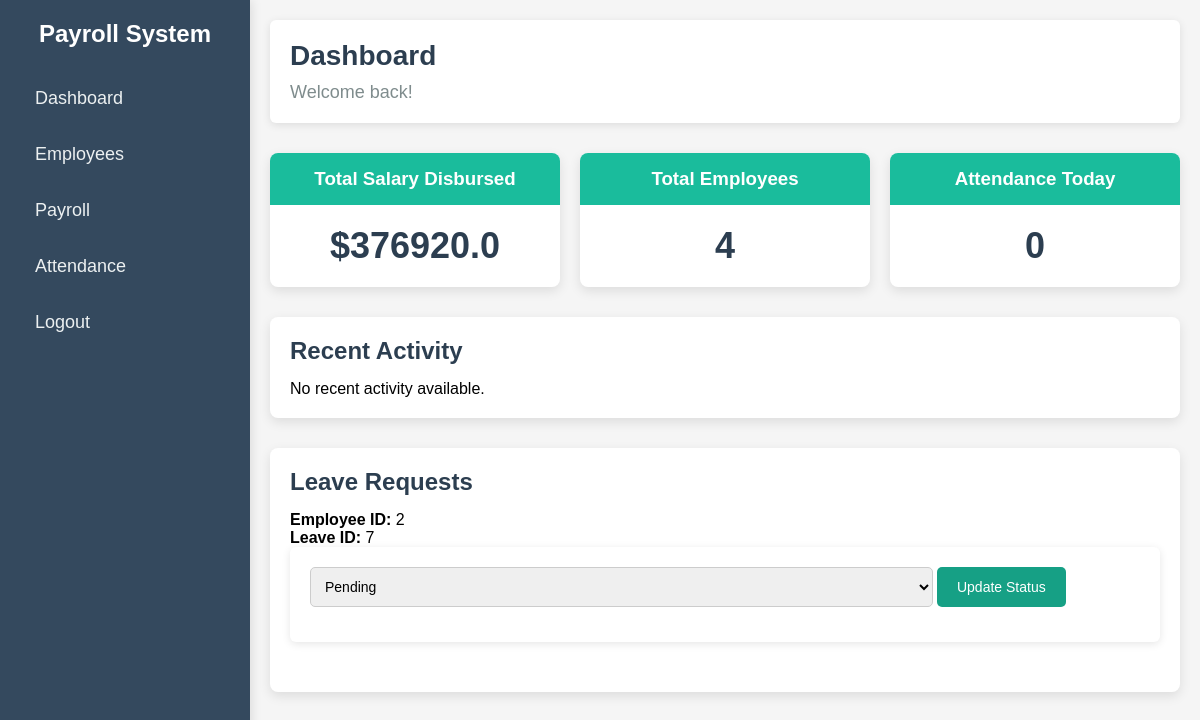
/dashboard, run on the app's committed database.
### tables this page shows
CREATE TABLE Leave (
    leave_id INTEGER PRIMARY KEY AUTOINCREMENT,
    employee_id INTEGER,
    leave_type TEXT,
    start_date DATE,
    end_date DATE,
    status TEXT DEFAULT 'Pending',
    FOREIGN KEY (employee_id) REFERENCES Employee(employee_id)
);

### app.py (the view)
@app.route('/dashboard', methods=['GET', 'POST'])
def dashboard():
    conn = get_db_connection()
    cursor=conn.cursor()
    query_conditions = []
    params = []
    cursor.execute("SELECT * FROM leave WHERE status = 'Pending' ORDER BY leave_id DESC")
    leave_requests = cursor.fetchall()
    where_clause = " AND ".join(query_conditions) if query_conditions else "1=1"
    total_salary_disbursed_query = f"""
    SELECT SUM(total_salary)
    FROM Payroll
    JOIN Employee ON Payroll.employee_id = Employee.employee_id
    WHERE {where_clause}
    """
    total_salary_disbursed = conn.execute(total_salary_disbursed_query, params).fetchone()[0]
    total_salary_disbursed = total_salary_disbursed if total_salary_disbursed else 0.0
    total_employees_query = f"SELECT COUNT(*) FROM Employee WHERE {where_clause}"
    total_employees = conn.execute(total_employees_query, params).fetchone()[0]
    attendance_today_query = f"""
    SELECT COUNT(*)
    FROM Attendance
    WHERE date = date('now')
    """
    attendance_today = conn.execute(attendance_today_query).fetchone()[0]
    recent_activity_query = """
    SELECT activity_type, log_date FROM ActivityLog ORDER BY log_date DESC LIMIT 5
    """
    recent_activity = conn.execute(recent_activity_query).fetchall()
    conn.close()
    return render_template(
        'dashboard.html',
        total_salary_disbursed=total_salary_disbursed,
        total_employees=total_employees,
        attendance_today=attendance_today,
        recent_activity=recent_activity,
        leave_requests=leave_requests
    )

### app.py (called while the page is built)
def get_db_connection():
    conn = sqlite3.connect('payroll_system.db')  # Connect to your database
    conn.row_factory = sqlite3.Row  # This ensures that the rows returned are dictionaries
    return conn

### templates/dashboard.html (shortened to what this page needs)
<!DOCTYPE html>
<html lang="en">
<head>
    <link rel="stylesheet" href='/static/dashboard.css'>
</head>
<body>
    <div class="sidebar">
        <div class="sidebar-header">
            <h2>Payroll System</h2>
        </div>
        <ul class="sidebar-menu">
            <li><a href="{{ url_for('dashboard') }}">Dashboard</a></li>
            <li><a href="{{ url_for('employee') }}">Employees</a></li>
            <li><a href="{{ url_for('payroll') }}">Payroll</a></li>
            <li><a href="{{ url_for('attendance') }}">Attendance</a></li>
            <li><a href="#">Logout</a></li>
        </ul>
    </div>
    <div class="main-content">
        <header>
            <div class="header-content">
                <h1>Dashboard</h1>
                <p>Welcome back!</p>
            </div>
        </header>
        <div class="dashboard-cards">
            <div class="card">
                <div class="card-header">
                    <h3>Total Salary Disbursed</h3>
                </div>
                <div class="card-body">
                    <h2>${{ total_salary_disbursed }}</h2>
                </div>
            </div>
            <div class="card">
                <div class="card-header">
                    <h3>Total Employees</h3>
                </div>
                <div class="card-body">
                    <h2>{{ total_employees }}</h2>
                </div>
            </div>
            <div class="card">
                <div class="card-header">
                    <h3>Attendance Today</h3>
                </div>
                <div class="card-body">
                    <h2>{{ attendance_today }}</h2>
                </div>
            </div>
        </div>
        <section class="recent-activity">
            <h3>Recent Activity</h3>
            <div class="activity-list">
                {% for activity in recent_activity %}
                <div class="activity-item">
                    <p><strong>{{ activity['action'] }}</strong> at <span class="time">{{ activity['timestamp'] }}</span></p>
                </div>
                {% else %}
                <p>No recent activity available.</p>
                {% endfor %}
            </div>
        </section>
        <section class="leave-request">
            <h3>Leave Requests</h3>
            {% for leave in leave_requests %}
            <div class="leave-request-item">
                <p><strong>Employee ID:</strong> {{ leave['employee_id'] }}</p>
                <p><strong>Leave ID:</strong> {{ leave['leave_id'] }}</p>
                <form method="POST" action="{{ url_for('leave_status') }}">
                    <select name="status">
                        <option value="Pending" {% if leave['status'] == 'Pending' %}selected{% endif %}>Pending</option>
                    </select>
                    <button type="submit">Update Status</button>
                </form>
            {% else %}
            <p>No recent activity available.</p>
            {% endfor %}
            </div>
        </section>
        <div class="main-content">
        </div>
    </div>
</body>
</html>

### static/dashboard.css (style rules this page uses)
* { margin: 0; padding: 0; box-sizing: border-box; font-family: 'Arial', sans-serif; }
body { display: flex; min-height: 100vh; background-color: #f5f5f5; }
.sidebar { width: 250px; height: 100vh; background-color: #34495e; color: white; padding: 20px; position: fixed; top: 0; left: 0; box-shadow: 2px 0 10px rgba(0, 0, 0, 0.1); }
.sidebar-header { text-align: center; margin-bottom: 30px; }
.sidebar-header h2 { font-size: 24px; font-weight: 600; }
.sidebar-menu { list-style-type: none; }
.sidebar-menu li { margin: 15px 0; }
.sidebar-menu li a { text-decoration: none; color: #ecf0f1; font-size: 18px; display: block; padding: 10px 15px; border-radius: 4px; transition: background-color 0.3s ease; }
.main-content { margin-left: 250px; padding: 20px; width: calc(100% - 250px); }
header { background-color: #fff; padding: 20px; border-radius: 6px; box-shadow: 0 2px 8px rgba(0, 0, 0, 0.1); margin-bottom: 30px; }
header h1 { font-size: 28px; color: #2c3e50; margin-bottom: 10px; }
header p { font-size: 18px; color: #7f8c8d; }
.dashboard-cards { display: grid; grid-template-columns: repeat(auto-fill, minmax(250px, 1fr)); gap: 20px; }
.card { background-color: #fff; border-radius: 8px; box-shadow: 0 4px 12px rgba(0, 0, 0, 0.1); overflow: hidden; transition: transform 0.3s ease-in-out; }
.card-header { background-color: #1abc9c; padding: 15px; color: white; text-align: center; }
.card-body { padding: 20px; text-align: center; }
.card-body h2 { font-size: 36px; color: #2c3e50; }
.recent-activity { margin-top: 30px; background-color: #fff; padding: 20px; border-radius: 8px; box-shadow: 0 4px 12px rgba(0, 0, 0, 0.1); }
.recent-activity h3 { font-size: 24px; margin-bottom: 15px; color: #2c3e50; }
.activity-list { list-style-type: none; }
.leave-request { margin-top: 30px; background-color: #fff; padding: 20px; border-radius: 8px; box-shadow: 0 4px 12px rgba(0, 0, 0, 0.1); }
.leave-request h3 { font-size: 24px; margin-bottom: 15px; color: #2c3e50; }
form { background-color: #fff; padding: 20px; border-radius: 6px; box-shadow: 0 2px 8px rgba(0, 0, 0, 0.1); margin-bottom: 30px; }
form input[type="text"], form input[type="time"], form input[type='date'], form select { width: 75%; padding: 10px; margin-bottom: 15px; border: 1px solid #ccc; border-radius: 5px; font-size: 14px; }
form button { background-color: #16a085; color: white; padding: 12px 20px; border: none; border-radius: 5px; cursor: pointer; font-size: 14px; }

### data on the page
Leave: employee_id "2", leave_id "7", status "Pending"

### other printed values
{{ total_salary_disbursed }} "376920.0"
{{ total_employees }} "4"
{{ attendance_today }} "0"
